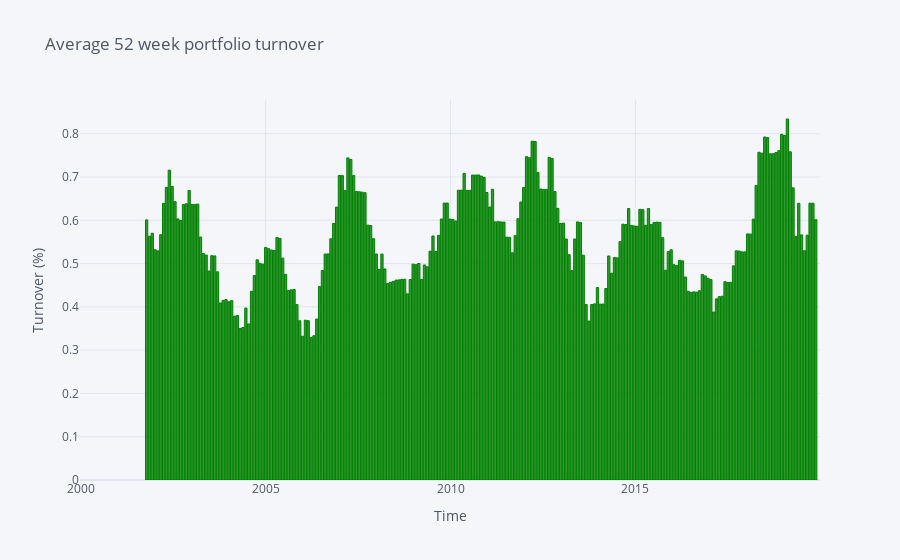

The notebook cell this image was saved under:
### Code cell
# Average portfolio turnover 52 week
net.iplot(y='52weekavg'
          ,kind='bar',
          opacity = .8,
          xTitle = 'Time',
          yTitle = 'Turnover (%)',
          title = 'Average 52 week portfolio turnover',
          filename='turnover.html',
          color='green')

### Figure 1 — Plotly figure (JSON) as saved in the notebook; plotly's stock layout.template omitted (floating-point values rounded to 4 significant figures; data arrays with more than 128 entries replaced by an {"elided": "..."} marker saying what was removed)
{"data": [{"marker": {"color": "rgba(0, 128, 0, 0.8)", "line": {"color": "rgba(0, 128, 0, 1.0)", "width": 1}}, "name": "52weekavg", "orientation": "v", "text": "", "type": "bar", "x": {"elided": "261 str values"}, "y": {"elided": "261 mixed values"}}], "layout": {"legend": {"bgcolor": "#F5F6F9", "font": {"color": "#4D5663"}}, "paper_bgcolor": "#F5F6F9", "plot_bgcolor": "#F5F6F9", "title": {"font": {"color": "#4D5663"}, "text": "Average 52 week portfolio turnover"}, "xaxis": {"gridcolor": "#E1E5ED", "showgrid": true, "tickfont": {"color": "#4D5663"}, "title": {"font": {"color": "#4D5663"}, "text": "Time"}, "zerolinecolor": "#E1E5ED"}, "yaxis": {"gridcolor": "#E1E5ED", "showgrid": true, "tickfont": {"color": "#4D5663"}, "title": {"font": {"color": "#4D5663"}, "text": "Turnover (%)"}, "zerolinecolor": "#E1E5ED"}}}
